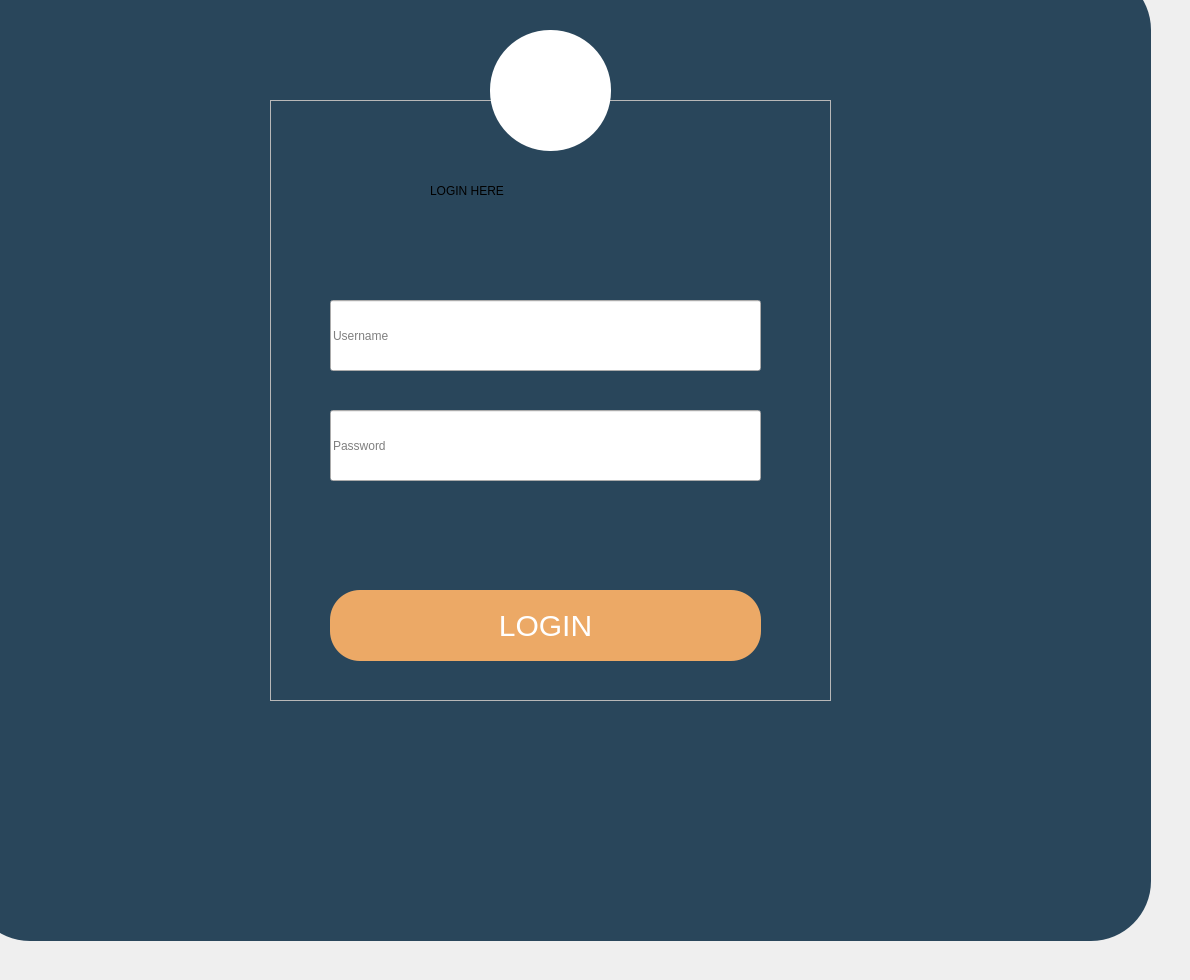
    <widget class="QWidget" name="Login">
     <widget class="QPushButton" name="pushButton_9">
      <property name="geometry">
       <rect>
        <x>-30</x>
        <y>-30</y>
        <width>1181</width>
        <height>971</height>
       </rect>
      </property>
      <property name="styleSheet">
       <string notr="true">QPushButton{
background:#29465B;
font-size:30px;
border-radius:60px;
}
</string>
      </property>
      <property name="text">
       <string/>
      </property>
     </widget>
     <widget class="QFrame" name="frame_2">
      <property name="geometry">
       <rect>
        <x>270</x>
        <y>100</y>
        <width>561</width>
        <height>601</height>
       </rect>
      </property>
      <property name="frameShape">
       <enum>QFrame::StyledPanel</enum>
      </property>
      <property name="frameShadow">
       <enum>QFrame::Raised</enum>
      </property>
      <widget class="QLabel" name="Loginhere_3">
       <property name="geometry">
        <rect>
         <x>160</x>
         <y>70</y>
         <width>241</width>
         <height>41</height>
        </rect>
       </property>
       <property name="text">
        <string>LOGIN HERE</string>
       </property>
      </widget>
      <widget class="QPushButton" name="Login_3">
       <property name="geometry">
        <rect>
         <x>60</x>
         <y>490</y>
         <width>431</width>
         <height>71</height>
        </rect>
       </property>
       <property name="styleSheet">
        <string notr="true">QPushButton{
background:#ECA966;
font-size:30px;
border-radius:30px;
color:white;
}

QPushButton:hover{
color:white;
border-radius:30px;
background:#29465B;
font-size:30px;
}</string>
       </property>
       <property name="text">
        <string>LOGIN</string>
       </property>
      </widget>
      <widget class="QLineEdit" name="Username_3">
       <property name="geometry">
        <rect>
         <x>60</x>
         <y>200</y>
         <width>431</width>
         <height>71</height>
        </rect>
       </property>
       <property name="text">
        <string/>
       </property>
       <property name="placeholderText">
        <string>Username</string>
       </property>
      </widget>
      <widget class="QLineEdit" name="Password_3">
       <property name="geometry">
        <rect>
         <x>60</x>
         <y>310</y>
         <width>431</width>
         <height>71</height>
        </rect>
       </property>
       <property name="text">
        <string/>
       </property>
       <property name="echoMode">
        <enum>QLineEdit::Password</enum>
       </property>
       <property name="placeholderText">
        <string>Password</string>
       </property>
      </widget>
     </widget>
     <widget class="QToolButton" name="Image">
      <property name="geometry">
       <rect>
        <x>490</x>
        <y>30</y>
        <width>121</width>
        <height>121</height>
       </rect>
      </property>
      <property name="layoutDirection">
       <enum>Qt::LeftToRight</enum>
      </property>
      <property name="styleSheet">
       <string notr="true">QToolButton{
background:white;
border-radius:60px;
}</string>
      </property>
      <property name="text">
       <string/>
      </property>
      <property name="icon">
       <iconset>
        <normaloff>:/images/user.png</normaloff>:/images/user.png</iconset>
      </property>
      <property name="iconSize">
       <size>
        <width>200</width>
        <height>200</height>
       </size>
      </property>
     </widget>
    </widget>
